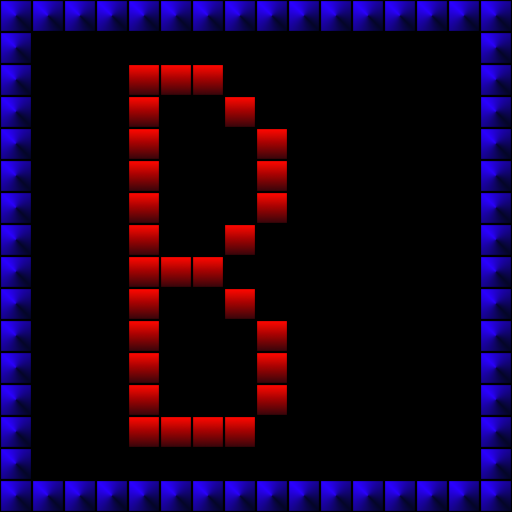

Tiled map render using the project's own tile images. Description and the whole map definition, tile-layer contents included, below:
An orthogonal 16x16 tile map with 32x32 px tiles, 1 tile layer (Tile Layer 1).

<map version="1.10" tiledversion="1.11.0" orientation="orthogonal" renderorder="right-down" width="16" height="16" tilewidth="32" tileheight="32" infinite="0" nextlayerid="2" nextobjectid="1">
 <tileset firstgid="1" source="../../tiles/orthogonal_1.tsx" />
 <layer id="1" name="Tile Layer 1" width="16" height="16">
  <data encoding="csv">
2,2,2,2,2,2,2,2,2,2,2,2,2,2,2,2,
2,0,0,0,0,0,0,0,0,0,0,0,0,0,0,2,
2,0,0,0,5,5,5,0,0,0,0,0,0,0,0,2,
2,0,0,0,5,0,0,5,0,0,0,0,0,0,0,2,
2,0,0,0,5,0,0,0,5,0,0,0,0,0,0,2,
2,0,0,0,5,0,0,0,5,0,0,0,0,0,0,2,
2,0,0,0,5,0,0,0,5,0,0,0,0,0,0,2,
2,0,0,0,5,0,0,5,0,0,0,0,0,0,0,2,
2,0,0,0,5,5,5,0,0,0,0,0,0,0,0,2,
2,0,0,0,5,0,0,5,0,0,0,0,0,0,0,2,
2,0,0,0,5,0,0,0,5,0,0,0,0,0,0,2,
2,0,0,0,5,0,0,0,5,0,0,0,0,0,0,2,
2,0,0,0,5,0,0,0,5,0,0,0,0,0,0,2,
2,0,0,0,5,5,5,5,0,0,0,0,0,0,0,2,
2,0,0,0,0,0,0,0,0,0,0,0,0,0,0,2,
2,2,2,2,2,2,2,2,2,2,2,2,2,2,2,2
</data>
 </layer>
</map>
